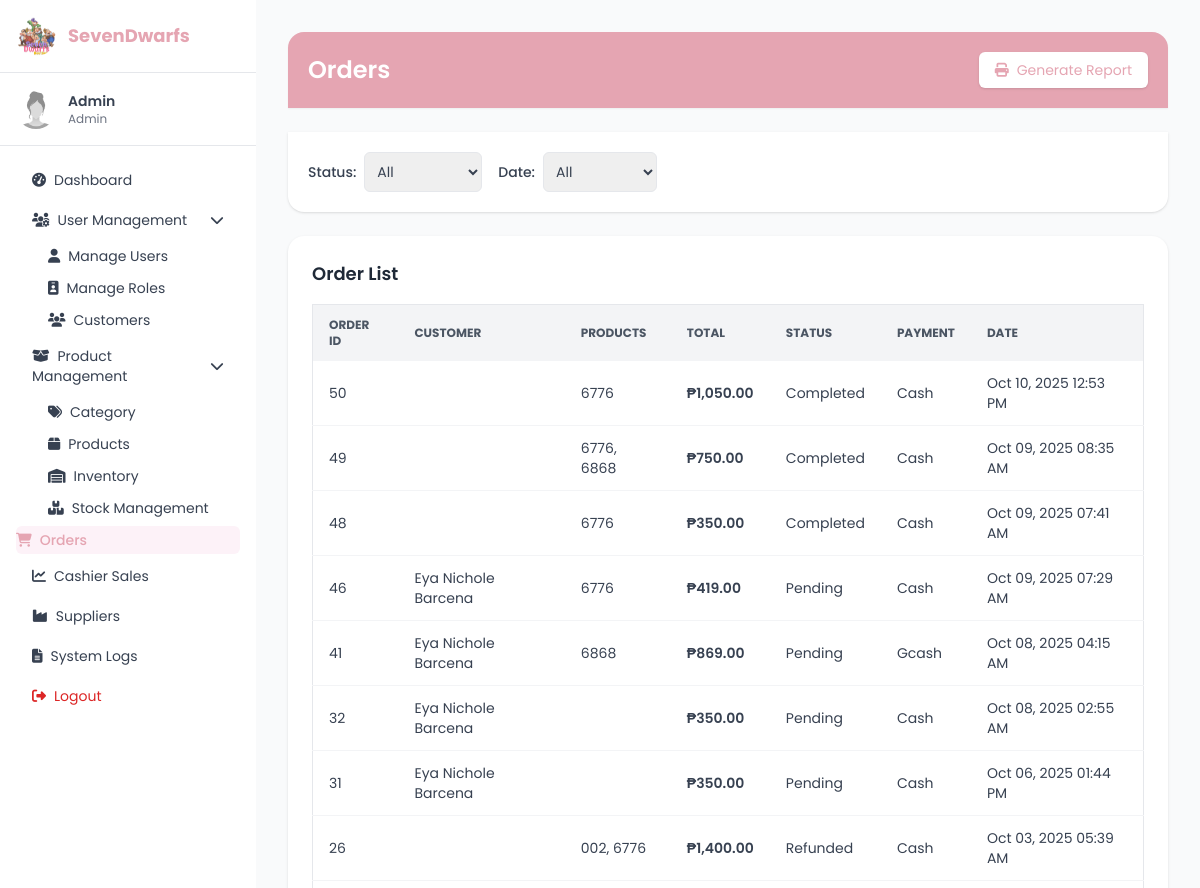
Page /orders.php (upper part) on the earlier database version.
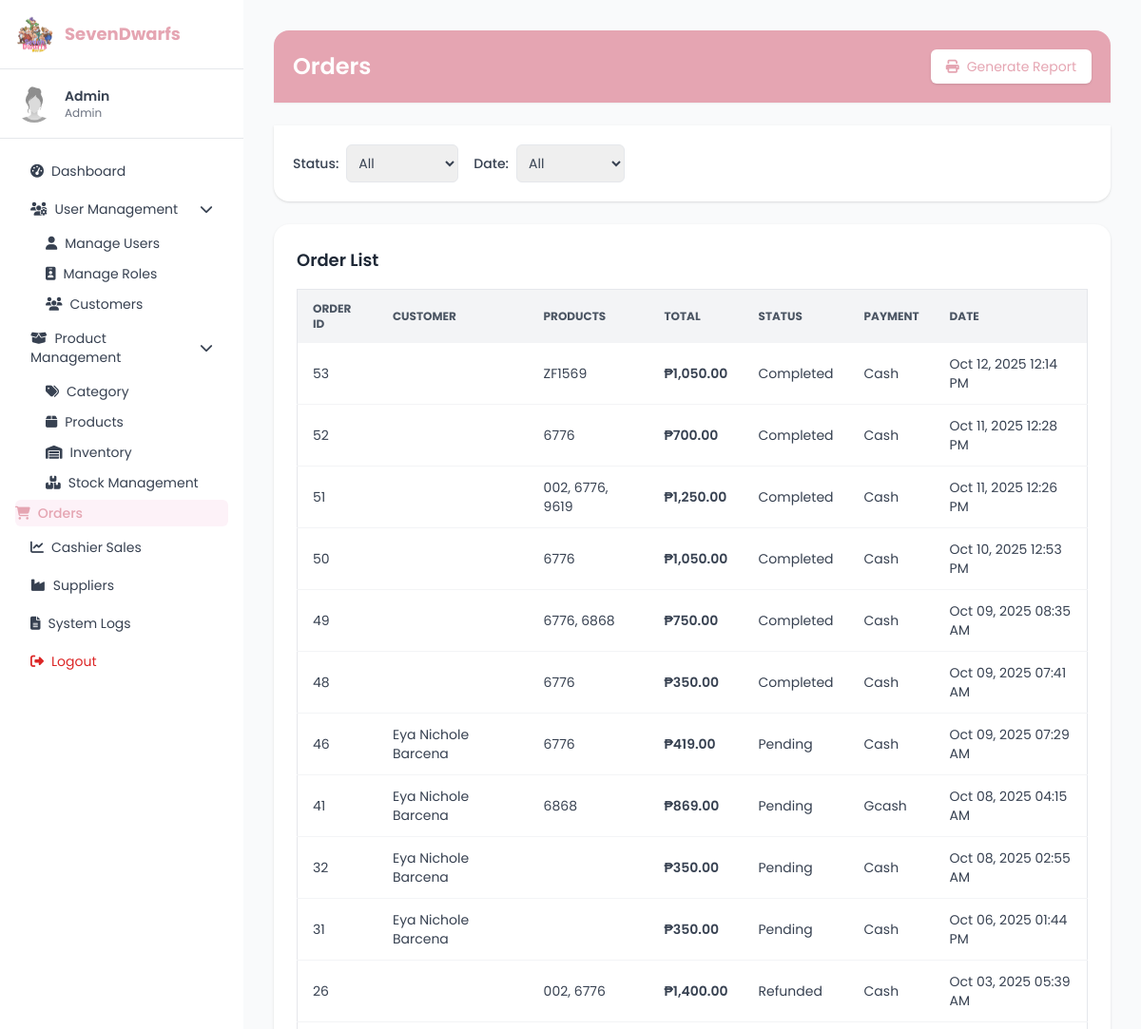
Same page on the later database version.
### tables this page shows
CREATE TABLE `orders` (
  `order_id` int(11) NOT NULL,
  `admin_id` int(10) UNSIGNED DEFAULT NULL,
  `customer_id` int(11) DEFAULT NULL,
  `total_amount` decimal(10,2) NOT NULL,
  `cash_given` decimal(10,2) DEFAULT NULL,
  `changes` decimal(10,2) DEFAULT 0.00,
  `order_status_id` int(11) DEFAULT NULL,
  `created_at` timestamp NOT NULL DEFAULT current_timestamp(),
  `quantity` int(11) NOT NULL DEFAULT 1,
  `payment_method_id` int(10) UNSIGNED DEFAULT NULL
);

CREATE TABLE `order_status` (
  `order_status_id` int(11) NOT NULL,
  `order_status_name` varchar(50) NOT NULL
);

CREATE TABLE `payment_methods` (
  `payment_method_id` int(10) UNSIGNED NOT NULL,
  `payment_method_name` varchar(50) NOT NULL
);

CREATE TABLE `customers` (
  `customer_id` int(11) NOT NULL,
  `first_name` varchar(100) NOT NULL,
  `last_name` varchar(100) NOT NULL,
  `email` varchar(150) NOT NULL,
  `phone` varchar(20) DEFAULT NULL,
  `password_hash` varchar(255) NOT NULL,
  `address` text DEFAULT NULL,
  `status_id` int(11) DEFAULT 1,
  `created_at` timestamp NOT NULL DEFAULT current_timestamp(),
  `profile_picture` varchar(255) DEFAULT NULL
);

### orders.php (the view, shortened to what the changed rows need)
<?php
require 'conn.php';
$where  = ["1=1"];
$sql = "
    SELECT
        o.order_id,
        c.first_name,
        c.last_name,
        o.total_amount,
        os.order_status_name AS order_status,
        pm.payment_method_name AS payment_method,
        o.created_at,
        GROUP_CONCAT(DISTINCT p.product_name ORDER BY p.product_name SEPARATOR ', ') AS products
    FROM orders o
    LEFT JOIN customers c ON o.customer_id = c.customer_id
    LEFT JOIN order_status os ON o.order_status_id = os.order_status_id
    LEFT JOIN payment_methods pm ON o.payment_method_id = pm.payment_method_id
    LEFT JOIN order_items oi ON o.order_id = oi.order_id
    LEFT JOIN stock s ON oi.stock_id = s.stock_id
    LEFT JOIN products p ON s.product_id = p.product_id
    WHERE " . implode(" AND ", $where) . "
    GROUP BY o.order_id
    ORDER BY o.created_at DESC
";
$stmt = $conn->prepare($sql);
$stmt->execute();
$result = $stmt->get_result();
$orders = $result->fetch_all(MYSQLI_ASSOC);
?>
<!DOCTYPE html>
<html lang="en">
<head>
<script src="https://cdn.tailwindcss.com"></script>
<link href="https://cdnjs.cloudflare.com/ajax/libs/font-awesome/6.4.0/css/all.min.css" rel="stylesheet"/>
</head>
<body class="text-sm" x-data="{ userMenu:false, productMenu:false }">
<div class="flex min-h-screen">
  <aside class="w-64 bg-white shadow-md min-h-screen" x-data="{ open: true }">
    <div class="p-4 border-b">
      <div class="flex items-center space-x-3">
        <h2 class="text-lg font-bold text-[var(--rose)]">SevenDwarfs</h2>
      </div>
    </div>
  </aside>
  <main class="flex-1 p-8 bg-gray-50 space-y-6 overflow-auto">
    <div class="bg-[var(--rose)] text-white p-5 rounded-t-2xl shadow-sm flex justify-between items-center">
      <h1 class="text-2xl font-semibold">Orders</h1>
    </div>
    <div class="bg-white p-6 rounded-2xl shadow">
      <h2 class="text-lg font-semibold mb-4 text-gray-800">Order List</h2>
      <div class="overflow-x-auto">
        <table class="min-w-full border border-gray-200 rounded-lg text-sm">
          <thead class="bg-gray-100 text-gray-600 uppercase text-xs">
            <tr>
              <th class="px-4 py-3 text-left">Order ID</th>
              <th class="px-4 py-3 text-left">Customer</th>
              <th class="px-4 py-3 text-left">Products</th>
              <th class="px-4 py-3 text-left">Total</th>
              <th class="px-4 py-3 text-left">Status</th>
              <th class="px-4 py-3 text-left">Payment</th>
              <th class="px-4 py-3 text-left">Date</th>
            </tr>
          </thead>
          <tbody class="divide-y divide-gray-100 text-gray-700">
            <?php if (!empty($orders)): ?>
              <?php foreach ($orders as $order): ?>
              <tr class="hover:bg-gray-50 transition">
                <td class="px-4 py-3"><?= $order['order_id']; ?></td>
                <td class="px-4 py-3"><?= htmlspecialchars($order['first_name'] . ' ' . $order['last_name']); ?></td>
                <td class="px-4 py-3"><?= htmlspecialchars($order['products']); ?></td>
                <td class="px-4 py-3 font-semibold">₱<?= number_format($order['total_amount'], 2); ?></td>
                <td class="px-4 py-3"><?= htmlspecialchars($order['order_status']); ?></td>
                <td class="px-4 py-3"><?= htmlspecialchars($order['payment_method']); ?></td>
                <td class="px-4 py-3"><?= htmlspecialchars(date('M d, Y h:i A', strtotime($order['created_at']))); ?></td>
              </tr>
              <?php endforeach; ?>
            <?php else: ?>
              <tr><td colspan="7" class="text-center py-6 text-gray-500">No orders found</td></tr>
            <?php endif; ?>
          </tbody>
        </table>
      </div>
    </div>
  </main>
</div>
</body>
</html>

Differences in the rows shown:
added orders: order_id "53", products "ZF1569", total_amount "1,050.00", order_status.order_status_name "Completed", payment_method.payment_method_name "Cash", created_at "Oct 12, 2025 12:14 PM"
added orders: order_id "52", products "6776", total_amount "700.00", order_status.order_status_name "Completed", payment_method.payment_method_name "Cash", created_at "Oct 11, 2025 12:28 PM"
added orders: order_id "51", products "002, 6776, 9619", total_amount "1,250.00", order_status.order_status_name "Completed", payment_method.payment_method_name "Cash", created_at "Oct 11, 2025 12:26 PM"
